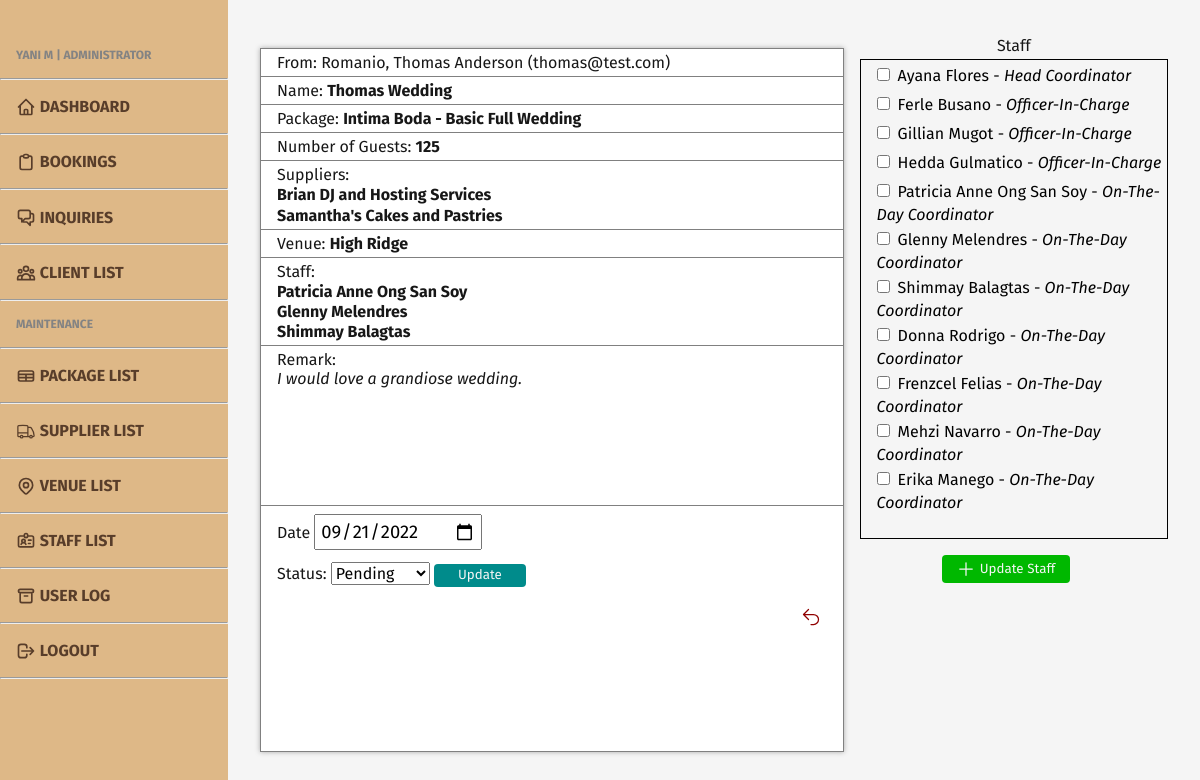
Page /admin/admin-bookings-view.php?bk_id=19 (signed in) on the committed database.
### tables this page shows
CREATE TABLE `booking` (
  `bk_id` int(11) NOT NULL,
  `clnt_id` int(11) NOT NULL,
  `pkg_id` int(11) NOT NULL,
  `venue_id` int(11) NOT NULL,
  `bk_name` varchar(255) NOT NULL,
  `bk_guest` int(5) NOT NULL,
  `bk_remark` varchar(255) NOT NULL,
  `bk_date` date NOT NULL,
  `bk_status` int(1) NOT NULL
);

CREATE TABLE `client` (
  `clnt_id` int(11) NOT NULL,
  `clnt_fn` varchar(50) NOT NULL,
  `clnt_mn` varchar(50) DEFAULT NULL,
  `clnt_ln` varchar(50) NOT NULL,
  `clnt_contno` varchar(11) NOT NULL,
  `clnt_add` varchar(100) NOT NULL,
  `clnt_email` varchar(100) NOT NULL,
  `clnt_pass` varchar(255) NOT NULL,
  `clnt_img` varchar(255) DEFAULT NULL
);

CREATE TABLE `package` (
  `pkg_id` int(11) NOT NULL,
  `pkg_name` varchar(100) NOT NULL,
  `pkg_price` float(10,2) NOT NULL,
  `pkg_desc` varchar(255) NOT NULL,
  `pkg_img` varchar(255) DEFAULT NULL,
  `pkg_status` int(1) NOT NULL
);

CREATE TABLE `supplier_grp` (
  `supp_id` int(11) NOT NULL,
  `bk_id` int(11) NOT NULL
);

CREATE TABLE `supplier` (
  `supp_id` int(11) NOT NULL,
  `supp_name` varchar(255) NOT NULL,
  `supp_contno` varchar(255) NOT NULL,
  `supp_email` varchar(255) NOT NULL,
  `supp_role` varchar(255) NOT NULL,
  `supp_add` varchar(255) NOT NULL,
  `supp_img` varchar(255) DEFAULT NULL,
  `supp_status` int(1) NOT NULL
);

CREATE TABLE `venue` (
  `venue_id` int(11) NOT NULL,
  `venue_name` varchar(255) NOT NULL,
  `venue_add` varchar(255) NOT NULL,
  `venue_img` varchar(255) DEFAULT NULL,
  `venue_status` int(1) NOT NULL
);

CREATE TABLE `staff_grp` (
  `bk_id` int(11) NOT NULL,
  `staff_id` int(11) NOT NULL
);

CREATE TABLE `staff` (
  `staff_id` int(11) NOT NULL,
  `staff_img` varchar(255) DEFAULT NULL,
  `staff_fn` varchar(50) NOT NULL,
  `staff_mn` varchar(50) DEFAULT NULL,
  `staff_ln` varchar(50) NOT NULL,
  `staff_email` varchar(100) NOT NULL,
  `staff_contno` varchar(11) NOT NULL,
  `staff_add` varchar(100) NOT NULL,
  `staff_pos` varchar(50) NOT NULL,
  `staff_status` int(1) NOT NULL
);

### admin/admin-bookings-view.php (the view, shortened to what this page needs)
<?php
include '../includes/admin-head.php';
require '../db/database.php';
?>
<head>
    <link rel="stylesheet" href="../styles/admin/admin-upper.css">
</head>
<body>
    <?php
    include '../includes/admin-header.php';
    ?>
    <main class="content bkview">
        <div id="view-window" class="bkview2">
            <?php
                $id = $_GET['bk_id'];
                $sql = "SELECT * FROM booking
                INNER JOIN venue ON booking.venue_id = venue.venue_id
                INNER JOIN package ON booking.pkg_id = package.pkg_id
                INNER JOIN client on booking.clnt_id = client.clnt_id
                WHERE bk_id = $id";
                $result = $conn->query($sql);
                if ($row = $result->fetch_assoc()) { ?>
                    <p>From: <?php echo $row['clnt_ln']; ?>, <?php echo $row['clnt_fn']; ?> <?php echo $row['clnt_mn']; ?> (<?php echo $row['clnt_email']; ?>) </p>
                    <p>Name: <strong><?php echo $row['bk_name']; ?></strong></p>
                    <p>Package: <strong><?php echo $row['pkg_name']; ?></strong></p>
                    <p>Number of Guests: <strong><?php echo $row['bk_guest']; ?></strong></h1>
                    <p>Suppliers: <?php $sql2 = "SELECT * FROM supplier_grp INNER JOIN supplier ON supplier.supp_id = supplier_grp.supp_id WHERE bk_id = $id and supp_status=1";
                                    $result2 = $conn->query($sql2);
                                    if ($result2->num_rows > 0) {
                                        while ($row2 = $result2->fetch_assoc()) { ?>
                                <br><span><b><?php echo $row2['supp_name']; ?></b></span>
                            <?php }
                                    } else { ?> <span><i>None</i></span> <?php } ?>
                    </p>
                    <p>Venue: <strong><?php echo $row['venue_name']; ?></strong></p>
                    <p>Staff: <?php $sql2 = "SELECT * FROM staff_grp INNER JOIN staff ON staff.staff_id = staff_grp.staff_id WHERE bk_id = $id";
                                $result2 = $conn->query($sql2);
                                if ($result2->num_rows > 0) {
                                    while ($row2 = $result2->fetch_assoc()) { ?>
                                <br><span><b><?php echo $row2['staff_fn'] . " " . $row2['staff_ln']; ?></b></span>
                            <?php }
                                } else { ?> <br><span><b><i>None</i></b></span> <?php } ?>
                    </p>
                    <p id="remark">Remark: <br>
                        <i><?php echo $row['bk_remark']; ?></i>
                    </p>
                    <form action="../util/admin_booking.php?bk_id=<?php echo $id; ?>" method="post" enctype="multipart/form-data">
                        <div class="form-comp">
                            <label class="label">Date</label>
                            <input type="date" name="date" value="<?php echo $row['bk_date']; ?>" required>
                        </div>
                        <label>Status: </label>
                        <select name="status" required>
                            <option disabled selected value style="display:none"><?php if ($row['bk_status'] == 0) {
                                                                                        echo "Pending";
                                                                                    } else if ($row['bk_status'] == 1) {
                                                                                        echo "Scheduled";
                                                                                    } else if ($row['bk_status'] == 2) {
                                                                                        echo "Finished";
                                                                                    } else if ($row['bk_status'] == 3) {
                                                                                        echo "Cancelled";
                                                                                    } ?></option>
                        </select>
                        <button id="update" name="update">Update</button>
                    </form>
            <?php }
             ?>
            <div id="button-grp">
                <a href="admin-bookings.php"><button id="back">
                        <svg xmlns="http://www.w3.org/2000/svg" fill="none" viewBox="0 0 24 24" stroke-width="1.5" stroke="currentColor" class="w-6 h-6">
                            <path stroke-linecap="round" stroke-linejoin="round" d="M9 15L3 9m0 0l6-6M3 9h12a6 6 0 010 12h-3" />
                        </svg>
                    </button>
                </a>
            </div>
        </div>
        <div>
            <form id="bk-staff" action="../util/admin_booking.php?bk_id=<?php echo $id; ?>" method="post" enctype="multipart/form-data">
                <p class="label">Staff</p>
                <div id="staff-checklist">
                    <?php
                    $sql = "SELECT * FROM staff WHERE staff_status=1";
                    $result = $conn->query($sql);
                    if ($result->num_rows > 0) {
                        while ($row = $result->fetch_assoc()) { ?>
                            <div>
                                <input type="checkbox" name="staff[ ]" value="<?php echo $row['staff_id']; ?>"><?php echo $row['staff_fn'] . " " . $row['staff_ln'] . " - <i>" . $row['staff_pos'] . "</i>"; ?><br />
                            </div>
                    <?php }
                    } ?>
                </div>
                <button id="staff-btn" name="update-staff">
                    <svg xmlns="http://www.w3.org/2000/svg" fill="none" viewBox="0 0 24 24" stroke-width="1.5" stroke="currentColor" class="w-6 h-6">
                        <path stroke-linecap="round" stroke-linejoin="round" d="M12 4.5v15m7.5-7.5h-15" />
                    </svg>
                    Update Staff</button>
            </form>
        </div>
    </main>
    </div>
</body>
</html>

### styles/admin/admin.css (style rules this page uses)
* { margin: 0; box-sizing: border-box; font-family: "Fira Sans", sans-serif; }
.content { flex: 1 1 0; padding: 2rem; background-color: whitesmoke; }
.content p { color: #707793; }
svg { height: 1.25rem; }
span { vertical-align: middle; display: inline-block; }

### styles/admin/admin-upper.css (style rules this page uses)
#view-window { border: solid 1px gray; width: 65vw; margin: 1rem auto; box-shadow: 0 0 5px darkgray; background-color: white; }
p { border-bottom: solid 1px gray; }
p, label { color: rgb(23, 23, 23) !important; padding: 0.25rem 0 0.25rem 1rem; }
select { font-size: 1rem; margin: 0.25rem 0; }
#update { padding: 0.2rem 1.5rem; background-color: darkcyan; color: whitesmoke; border: transparent; border-radius: 4px; transition: 0.2s linear; cursor: pointer; }
#remark { height: 10rem; }
#button-grp { display: flex; justify-content: end; }
#back { margin: 1rem; background-color: transparent; border: transparent; font-size: 1rem; cursor: pointer; color: rgb(144, 0, 0); transition: 0.2s linear; }
input { margin: 0.5rem 0.5rem 0.5rem 0; font-size: 1.15rem; padding: 0.25rem; }
svg { vertical-align: middle; }
.bkview { display: flex; }
#staff-checklist { padding-left: 1rem; margin-left: 1rem; border: solid 1px; height: 60vh; overflow-y: scroll; overflow-x: hidden; }
.label { text-align: center; border-bottom: transparent; }
#bk-staff { display: flex; flex-direction: column; justify-content: center; align-items: center; }
#staff-btn { margin: 1rem auto; background-color: rgb(0, 184, 0); width: 8rem; padding: 0.25rem 0 0.25rem 0; border: transparent; border-radius: 4px; color: whitesmoke; transition: 0.2s linear; cursor: pointer; vertical-align: middle; }

### rows in the picture
booking: clnt.clnt_ln "Romanio", clnt.clnt_fn "Thomas", clnt.clnt_mn "Anderson", clnt.clnt_email "thomas@test.com", bk_name "Thomas Wedding", pkg.pkg_name "Intima Boda - Basic Full Wedding", bk_guest "125", venue.venue_name "High Ridge", bk_remark "I would love a grandiose wedding.", date "09/21/2022"
supplier_grp: supp.supp_name "Brian DJ and Hosting Services"
supplier_grp: supp.supp_name "Samantha's Cakes and Pastries"
staff_grp: staff.staff_fn "Patricia Anne", staff.staff_ln "Ong San Soy"
staff_grp: staff.staff_fn "Glenny", staff.staff_ln "Melendres"
staff_grp: staff.staff_fn "Shimmay", staff.staff_ln "Balagtas"
staff: staff_fn "Ayana", staff_ln "Flores", staff_pos "Head Coordinator"
staff: staff_fn "Ferle", staff_ln "Busano", staff_pos "Officer-In-Charge"
staff: staff_fn "Gillian", staff_ln "Mugot", staff_pos "Officer-In-Charge"
staff: staff_fn "Hedda", staff_ln "Gulmatico", staff_pos "Officer-In-Charge"
staff: staff_fn "Patricia Anne", staff_ln "Ong San Soy", staff_pos "On-The-Day Coordinator"
staff: staff_fn "Glenny", staff_ln "Melendres", staff_pos "On-The-Day Coordinator"
staff: staff_fn "Shimmay", staff_ln "Balagtas", staff_pos "On-The-Day Coordinator"
staff: staff_fn "Donna", staff_ln "Rodrigo", staff_pos "On-The-Day Coordinator"
staff: staff_fn "Frenzcel", staff_ln "Felias", staff_pos "On-The-Day Coordinator"
staff: staff_fn "Mehzi", staff_ln "Navarro", staff_pos "On-The-Day Coordinator"
staff: staff_fn "Erika", staff_ln "Manego", staff_pos "On-The-Day Coordinator"
